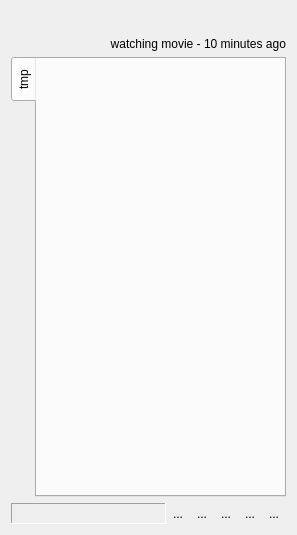
<?xml version="1.0" encoding="UTF-8"?>
<ui version="4.0">
 <class>MainWindow</class>
 <widget class="QDialog" name="MainWindow">
  <property name="geometry">
   <rect>
    <x>0</x>
    <y>0</y>
    <width>297</width>
    <height>535</height>
   </rect>
  </property>
  <property name="windowTitle">
   <string>Qwit</string>
  </property>
  <property name="windowIcon">
   <iconset resource="../qwit.qrc">
    <normaloff>:/images/qwit.png</normaloff>:/images/qwit.png</iconset>
  </property>
  <layout class="QGridLayout" name="gridLayout">
   <item row="0" column="0">
    <layout class="QVBoxLayout" name="verticalLayout">
     <item>
      <layout class="QHBoxLayout" name="messageHorizontalLayout">
       <item>
        <layout class="QVBoxLayout" name="toolbuttonsVerticalLayout">
         <item>
          <widget class="QToolButton" name="twitPicButton">
           <property name="maximumSize">
            <size>
             <width>20</width>
             <height>20</height>
            </size>
           </property>
           <property name="text">
            <string/>
           </property>
           <property name="icon">
            <iconset resource="../qwit.qrc">
             <normaloff>:/images/twitpic.png</normaloff>:/images/twitpic.png</iconset>
           </property>
           <property name="toolButtonStyle">
            <enum>Qt::ToolButtonIconOnly</enum>
           </property>
           <property name="autoRaise">
            <bool>true</bool>
           </property>
          </widget>
         </item>
        </layout>
       </item>
      </layout>
     </item>
     <item>
      <widget class="QLabel" name="lastMessageLabel">
       <property name="sizePolicy">
        <sizepolicy hsizetype="Preferred" vsizetype="Preferred">
         <horstretch>0</horstretch>
         <verstretch>0</verstretch>
        </sizepolicy>
       </property>
       <property name="font">
        <font>
         <family>Arial</family>
         <pointsize>9</pointsize>
        </font>
       </property>
       <property name="midLineWidth">
        <number>3</number>
       </property>
       <property name="text">
        <string>watching movie - 10 minutes ago</string>
       </property>
       <property name="textFormat">
        <enum>Qt::PlainText</enum>
       </property>
       <property name="alignment">
        <set>Qt::AlignRight|Qt::AlignTrailing|Qt::AlignVCenter</set>
       </property>
       <property name="wordWrap">
        <bool>true</bool>
       </property>
      </widget>
     </item>
     <item>
      <widget class="QTabWidget" name="mainTabWidget">
       <property name="toolTip">
        <string/>
       </property>
       <property name="tabPosition">
        <enum>QTabWidget::West</enum>
       </property>
       <property name="tabShape">
        <enum>QTabWidget::Rounded</enum>
       </property>
       <property name="currentIndex">
        <number>0</number>
       </property>
       <property name="elideMode">
        <enum>Qt::ElideNone</enum>
       </property>
       <widget class="QWidget" name="tmpTab">
        <attribute name="title">
         <string>tmp</string>
        </attribute>
        <layout class="QGridLayout" name="gridLayout_6"/>
       </widget>
      </widget>
     </item>
     <item>
      <layout class="QHBoxLayout">
       <property name="spacing">
        <number>0</number>
       </property>
       <item>
        <widget class="QLabel" name="stateLabel">
         <property name="sizePolicy">
          <sizepolicy hsizetype="Ignored" vsizetype="Preferred">
           <horstretch>0</horstretch>
           <verstretch>0</verstretch>
          </sizepolicy>
         </property>
         <property name="frameShape">
          <enum>QFrame::Panel</enum>
         </property>
         <property name="frameShadow">
          <enum>QFrame::Sunken</enum>
         </property>
         <property name="text">
          <string/>
         </property>
         <property name="indent">
          <number>-1</number>
         </property>
        </widget>
       </item>
       <item>
        <widget class="QToolButton" name="friendsMgmtToolButton">
         <property name="text">
          <string>...</string>
         </property>
         <property name="icon">
          <iconset resource="../qwit.qrc">
           <normaloff>:/images/friends.png</normaloff>:/images/friends.png</iconset>
         </property>
         <property name="autoRaise">
          <bool>true</bool>
         </property>
        </widget>
       </item>
       <item>
        <widget class="QToolButton" name="refreshToolButton">
         <property name="text">
          <string>...</string>
         </property>
         <property name="icon">
          <iconset resource="../qwit.qrc">
           <normaloff>:/images/reload.png</normaloff>:/images/reload.png</iconset>
         </property>
         <property name="autoRaise">
          <bool>true</bool>
         </property>
        </widget>
       </item>
       <item>
        <widget class="QToolButton" name="optionsToolButton">
         <property name="text">
          <string>...</string>
         </property>
         <property name="icon">
          <iconset resource="../qwit.qrc">
           <normaloff>:/images/options.png</normaloff>:/images/options.png</iconset>
         </property>
         <property name="autoRaise">
          <bool>true</bool>
         </property>
        </widget>
       </item>
       <item>
        <widget class="QToolButton" name="aboutToolButton">
         <property name="text">
          <string>...</string>
         </property>
         <property name="icon">
          <iconset resource="../qwit.qrc">
           <normaloff>:/images/about.png</normaloff>:/images/about.png</iconset>
         </property>
         <property name="autoRaise">
          <bool>true</bool>
         </property>
        </widget>
       </item>
       <item>
        <widget class="QToolButton" name="exitToolButton">
         <property name="text">
          <string>...</string>
         </property>
         <property name="icon">
          <iconset resource="../qwit.qrc">
           <normaloff>:/images/exit.png</normaloff>:/images/exit.png</iconset>
         </property>
         <property name="autoRaise">
          <bool>true</bool>
         </property>
        </widget>
       </item>
      </layout>
     </item>
    </layout>
   </item>
  </layout>
 </widget>
 <resources>
  <include location="../qwit.qrc"/>
 </resources>
 <connections/>
</ui>
